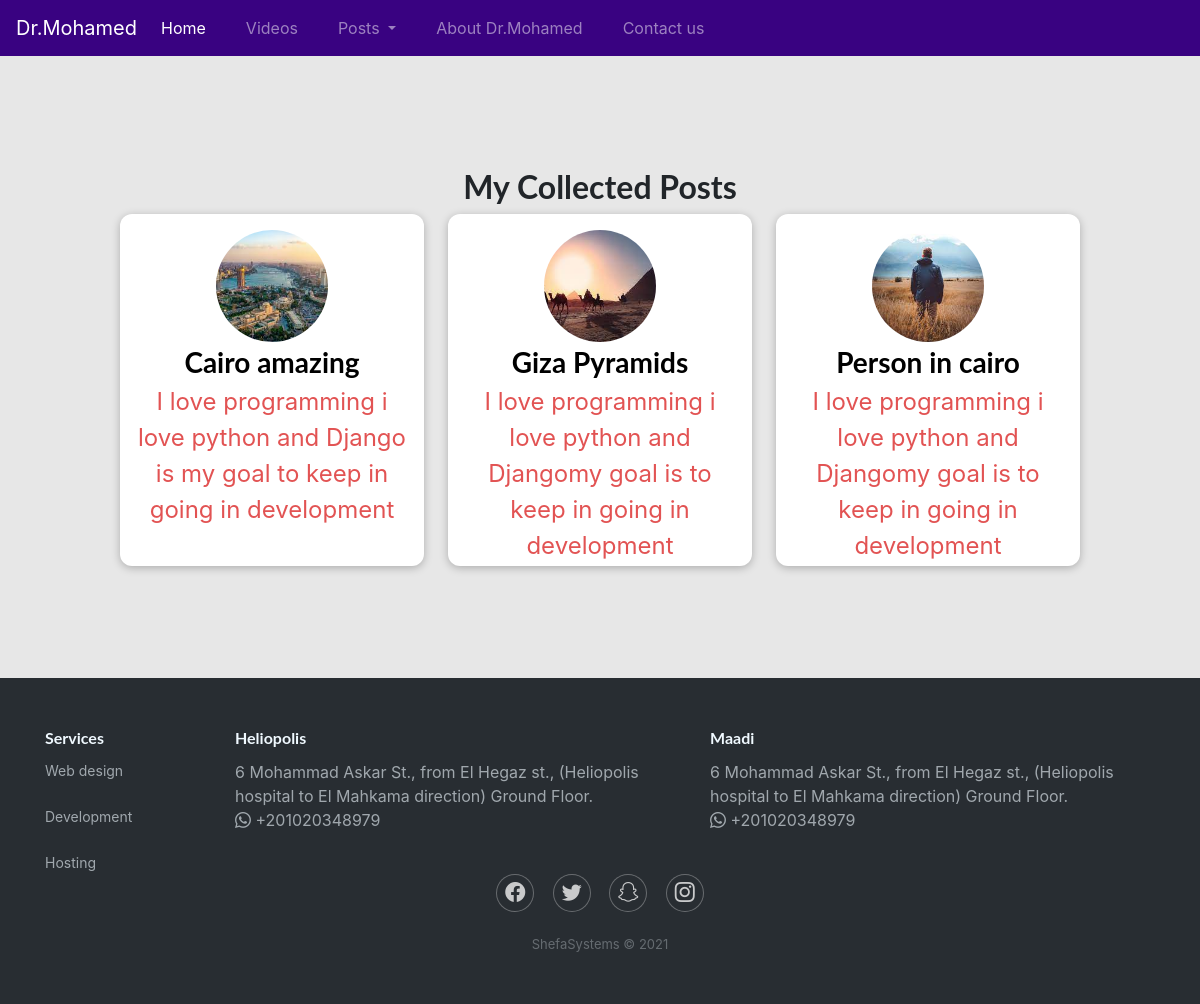
/posts/, run on the app's committed database.
### blog/models.py (models this page shows)
class Post(models.Model):
    title = models.CharField(max_length=150)
    excerpt = models.CharField(max_length=200)
    image = models.ImageField(upload_to = "posts", null = True)
    date = models.DateField(auto_now=True)
    slug = models.SlugField(unique=True, db_index=True)
    content = models.TextField(validators=[MinLengthValidator(10)])
    author = models.ForeignKey(Author, on_delete=models.SET_NULL, null=True, related_name="posts")
    tags = models.ManyToManyField(Tag)
    category_name = models.ForeignKey(Category, on_delete=models.SET_NULL, null=True, related_name="categorys")
    pdf_word_file = models.FileField(upload_to="pdf word", null=True, max_length=150)

### blog/views.py (the view)
# urls.py: path("posts/",views.posts, name='post-page'),
def posts(request):
    all_posts = Post.objects.all().order_by("-date")
    return render(request, "blog/all-posts.html", {
        "all_posts":all_posts
    })

### blog/templates/blog/all-posts.html (shortened to what this page needs)
{% extends "base.html" %}
{% load static %}
{% block css_files %}
  <link rel="stylesheet" href="{% static 'blog/post.css' %}">
  <link rel="stylesheet" href="{% static 'blog/all-posts.css' %}">
{% endblock css_files %}
{% block content %}
    <section id="all-posts">
        <h2>My Collected Posts</h2>
        <ul>
          {% for post in all_posts %}
            {% include "blog/includes/post.html" %}
          {% endfor %}
        </ul>
    </section>
{% endblock content %}

### blog/templates/blog/includes/post.html
{% load static %}
<li>
    <article class="post">
        <a href="{% url 'post_detail-page' post.slug %}">
            <img src="{{ post.image.url }}" alt="{{post.title}}">
            <div class="post_content">
                <h3>{{post.title}}</h3>
                <p>
                    {{post.excerpt}}
                </p>
            </div>
        </a>
    </article>
</li>

### static/app.css (style rules this page uses)
* { box-sizing: border-box; }
html { font-family: 'Roboto Mono', monospace; }
body { margin: 0; }
h1, h2, h3 { font-family: 'Lato', sans-serif; font-weight: bold; }

### blog/static/blog/post.css (style rules this page uses)
.post { display: flex; flex-direction: column; align-items: center; text-align: center; }
.post a { text-decoration: none; color: black; transition: all 0.2s ease; padding: 1rem; }
.post img { width: 5rem; height: 5rem; object-fit: cover; border-radius: 50%; }
.post h3 { margin: 0.25rem 0; }
.post_content { display: flex; flex-direction: column; align-items: center; text-align: center; }
.post_content p { font-size: 1.5rem; color: #e25353; }

### blog/static/blog/all-posts.css (style rules this page uses)
body { background-color: #e7e7e7; }
#all-posts { margin: 7rem auto; width: 90%; max-width: 60rem; }
#all-posts h2 { text-align: center; font-size: 2rem; }
ul { list-style: none; margin: 0; padding: 0; display: grid; grid-template-columns: repeat(auto-fill, minmax(17rem, 1fr)); gap: 1.5rem; }
.post img { width: 7rem; height: 7rem; }
.post a { height: 22rem; transform-origin: center; box-shadow: 0 2px 8px rgba(0, 0, 0, 0.25); border-radius: 12px; background-color: white; }

### data on the page
Post: image (picture), title "Cairo amazing", excerpt "I love programming i love python and Django is my goal to keep in going in development"
Post: image (picture), title "Giza Pyramids", excerpt "I love programming i love python and Djangomy goal is to keep in going in development"
Post: image (picture), title "Person in cairo", excerpt "I love programming i love python and Djangomy goal is to keep in going in development"
